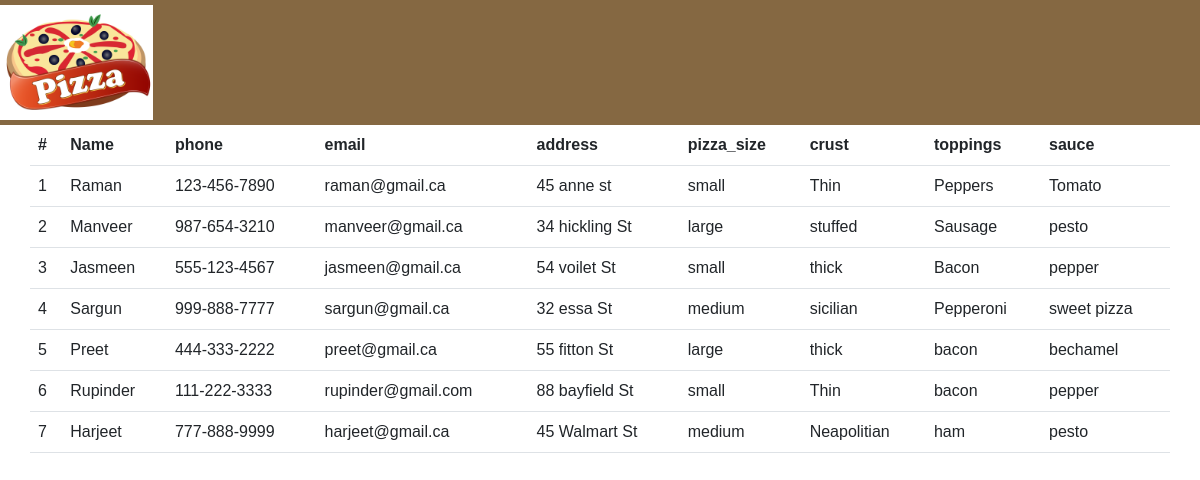
The page /view.php on the database its author committed.
### tables this page shows
CREATE TABLE pizza_site (
    id INT AUTO_INCREMENT PRIMARY KEY,
    fullname VARCHAR(255) NOT NULL,
    phone VARCHAR(255) NOT NULL,
    email VARCHAR(255) NOT NULL,
    address_ VARCHAR(255) NOT NULL,
    pizza_size VARCHAR(255) NOT NULL,
    crust VARCHAR(255) NOT NULL,
    toppings VARCHAR(255) NOT NULL,
    sauce VARCHAR(255) NOT NULL
);

### database.php (called while the page is built, shortened)
<?php
class Database{
private $connection;
public function connect_db(){
    $this->connection =mysqli_connect('172.31.22.43', 'Dupinder200553418', 'LM2S7SYfYP', 'Dupinder200553418');
}
public function read($id=null){
    $sql = "SELECT * FROM pizza_site";
    $res = mysqli_query($this->connection, $sql);
    return $res;
}
}
$database =new Database ();
?>

### view.php (the view, shortened to what this page needs)
<?php
	require_once ('database.php');
	$res = $database->read();
?>
<!DOCTYPE html>
<html>
<head>
	<link rel="stylesheet" href="https://cdn.jsdelivr.net/npm/bootstrap@5.2.0-beta1/dist/css/bootstrap.min.css" >
	<link rel="stylesheet" href="./css/style.css">
</head>
<body>
<header>
        <div>
          <a href="index.php"><img src="./img/pizza-logo.png" alt="pizza logo"></a>
        </div>
      </header>
<div class="container">
	<div class="row">
		<table class="table">
			<tr>
				<th>#</th>
				<th>Name</th>
				<th>phone</th>
				<th>email</th>
                <th>address</th>
                <th>pizza_size</th>
                <th>crust</th>
                <th>toppings</th>
                <th>sauce</th>
			</tr>
			<?php
           while($r = mysqli_fetch_assoc($res)){
			?>
			<tr>
				<td> <?php echo $r['id']; ?></td>
				<td> <?php echo $r['fullname']; ?></td>
				<td> <?php echo $r['phone']; ?></td>
				<td> <?php echo $r['email']; ?></td>
                <td> <?php echo $r['address_']; ?></td>
                <td> <?php echo $r['pizza_size']; ?></td>
				<td> <?php echo $r['crust']; ?></td>
                <td> <?php echo $r['toppings']; ?></td>
                <td> <?php echo $r['sauce']; ?></td>
			</tr>
			<?php
		   }
			?>
		</table>
	</div>
</div>
</body>
</html>

### css/style.css (style rules this page uses)
body { font-family: 'Nunito', sans-serif; padding: 0; margin: 0; }
header { grid-area: header; display: flex; background-color: #856842; font-weight: bold; align-items: center; height: 125px; }
header > div { flex-grow: 1; height: 115px; }
header > div > a > img { width: auto; height: 100%; }

### rows shown on the page
pizza_site: id "1", fullname "Raman", phone "123-456-7890", email "raman@gmail.ca", address_ "45 anne st", pizza_size "small", crust "Thin", toppings "Peppers", sauce "Tomato"
pizza_site: id "2", fullname "Manveer", phone "987-654-3210", email "manveer@gmail.ca", address_ "34 hickling St", pizza_size "large", crust "stuffed", toppings "Sausage", sauce "pesto"
pizza_site: id "3", fullname "Jasmeen", phone "555-123-4567", email "jasmeen@gmail.ca", address_ "54 voilet St", pizza_size "small", crust "thick", toppings "Bacon", sauce "pepper"
pizza_site: id "4", fullname "Sargun", phone "999-888-7777", email "sargun@gmail.ca", address_ "32 essa St", pizza_size "medium", crust "sicilian", toppings "Pepperoni", sauce "sweet pizza"
pizza_site: id "5", fullname "Preet", phone "444-333-2222", email "preet@gmail.ca", address_ "55 fitton St", pizza_size "large", crust "thick", toppings "bacon", sauce "bechamel"
pizza_site: id "6", fullname "Rupinder", phone "111-222-3333", email "rupinder@gmail.com", address_ "88 bayfield St", pizza_size "small", crust "Thin", toppings "bacon", sauce "pepper"
pizza_site: id "7", fullname "Harjeet", phone "777-888-9999", email "harjeet@gmail.ca", address_ "45 Walmart St", pizza_size "medium", crust "Neapolitian", toppings "ham", sauce "pesto"
